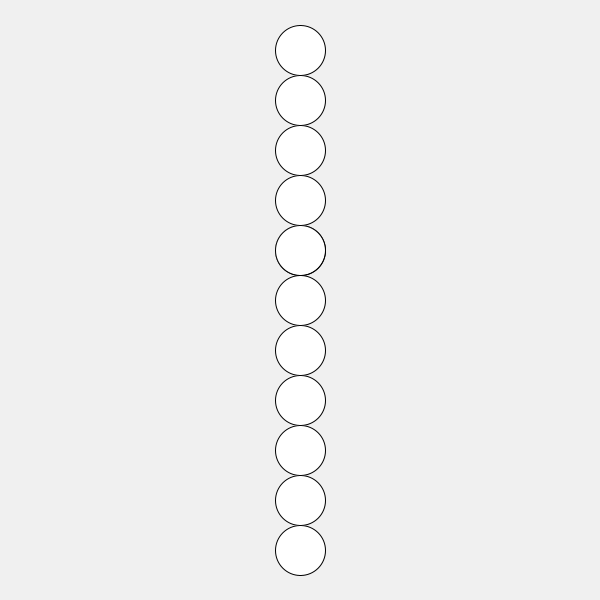
Frame 1 (no input)
Frame 60 (the mouse pressed at the canvas centre just before this capture): identical to frame 1, image omitted
Frame 120 (the mouse held since frame 60 and released just before this capture): identical to frame 1, image omitted

The Processing sketch that drew this single still picture (run headless with seeded random() and noise(); from frame 60 on, the mouse is pressed at the canvas centre):

// Processing sketch: Question_16
// ── Question_16.pde
float[] pos = { 50, 100, 150, 200, 250, 300, 350, 250, 400, 450, 500, 550 };

void setup() {
  size(600, 600);
}

void draw() {
  background(240);
  for (int i = 0; i < pos.length; i++) {
    ellipse(width/2, pos[i], 50, 50);
  }
}
